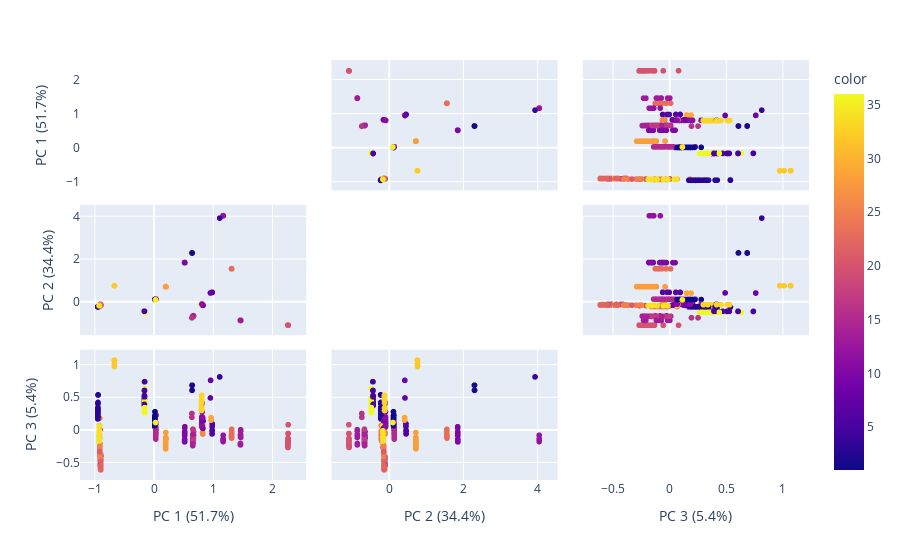

Write notebook code for a chart like this one.
### Markdown cell above
Scatterplot multiplo sulle 3 componenti ottenute dalla PCA. Da notare i valori riuniti in "classi" nel piano PC1-PC2.

### Code cell
dfPCA = pd.DataFrame(pcaEl.transform(dfStd))
components = dfPCA.values
components = components[:,0:3]


labels = {
    str(i): f"PC {i+1} ({var:.1f}%)"
    for i, var in enumerate(pcaEl.explained_variance_ratio_ * 100)
}

fig = px.scatter_matrix(
    components,
    labels=labels,
    dimensions=range(3),
    color=df["ID"]
)
fig.update_traces(diagonal_visible=False)

fig.show()

### Figure 1 — Plotly figure (JSON) as saved in the notebook; plotly's stock layout.template omitted (floating-point values rounded to 4 significant figures; data arrays with more than 128 entries replaced by an {"elided": "..."} marker saying what was removed)
{"data": [{"diagonal": {"visible": false}, "dimensions": [{"axis": {"matches": true}, "label": "PC 1 (51.7%)", "values": {"elided": "740 float values"}}, {"axis": {"matches": true}, "label": "PC 2 (34.4%)", "values": {"elided": "740 float values"}}, {"axis": {"matches": true}, "label": "PC 3 (5.4%)", "values": {"elided": "740 float values"}}], "hovertemplate": "%{xaxis.title.text}=%{x}<br>%{yaxis.title.text}=%{y}<br>color=%{marker.color}<extra></extra>", "legendgroup": "", "marker": {"color": {"elided": "740 int values"}, "coloraxis": "coloraxis", "symbol": "circle"}, "name": "", "showlegend": false, "type": "splom"}], "layout": {"coloraxis": {"colorbar": {"title": {"text": "color"}}, "colorscale": [[0, "#0d0887"], [0.1111, "#46039f"], [0.2222, "#7201a8"], [0.3333, "#9c179e"], [0.4444, "#bd3786"], [0.5556, "#d8576b"], [0.6667, "#ed7953"], [0.7778, "#fb9f3a"], [0.8889, "#fdca26"], [1, "#f0f921"]]}, "dragmode": "select", "legend": {"tracegroupgap": 0}, "margin": {"t": 60}}}
